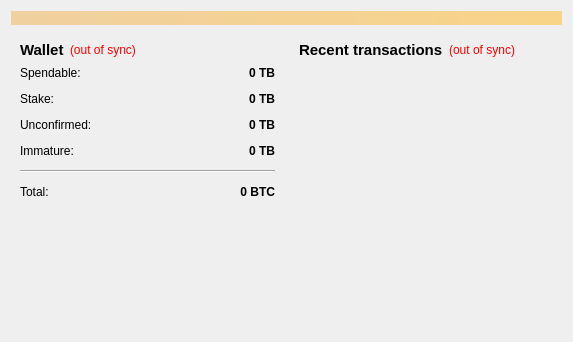
<?xml version="1.0" encoding="UTF-8"?>
<ui version="4.0">
 <class>OverviewPage</class>
 <widget class="QWidget" name="OverviewPage">
  <property name="geometry">
   <rect>
    <x>0</x>
    <y>0</y>
    <width>573</width>
    <height>342</height>
   </rect>
  </property>
  <property name="windowTitle">
   <string>Form</string>
  </property>
  <layout class="QVBoxLayout" name="topLayout">
   <item>
    <widget class="QLabel" name="labelAlerts">
     <property name="visible">
      <bool>false</bool>
     </property>
     <property name="styleSheet">
      <string notr="true">background-color: qlineargradient(x1: 0, y1: 0, x2: 1, y2: 0, stop:0 #F0D0A0, stop:1 #F8D488);  color:#000000
</string>
     </property>
     <property name="wordWrap">
      <bool>true</bool>
     </property>
     <property name="margin">
      <number>3</number>
     </property>
    </widget>
   </item>
   <item>
    <layout class="QHBoxLayout" name="horizontalLayout" stretch="1,1">
     <item>
      <layout class="QVBoxLayout" name="verticalLayout_2">
       <item>
        <widget class="QWidget" name="widget" native="true">
         <layout class="QVBoxLayout" name="verticalLayout_4">
          <item>
           <layout class="QHBoxLayout" name="horizontalLayout_4">
            <item>
             <widget class="QLabel" name="label_5">
              <property name="font">
               <font>
                <pointsize>11</pointsize>
                <weight>75</weight>
                <bold>true</bold>
               </font>
              </property>
              <property name="text">
               <string>Wallet</string>
              </property>
             </widget>
            </item>
            <item>
             <widget class="QLabel" name="labelWalletStatus">
              <property name="toolTip">
               <string>The displayed information may be out of date. Your wallet automatically synchronizes with the TeleBET network after a connection is established, but this process has not completed yet.</string>
              </property>
              <property name="styleSheet">
               <string notr="true">QLabel { color: red; }</string>
              </property>
              <property name="text">
               <string notr="true">(out of sync)</string>
              </property>
              <property name="alignment">
               <set>Qt::AlignLeading|Qt::AlignLeft|Qt::AlignVCenter</set>
              </property>
             </widget>
            </item>
            <item>
             <spacer name="horizontalSpacer_2">
              <property name="orientation">
               <enum>Qt::Horizontal</enum>
              </property>
              <property name="sizeHint" stdset="0">
               <size>
                <width>40</width>
                <height>20</height>
               </size>
              </property>
             </spacer>
            </item>
           </layout>
          </item>
          <item>
           <layout class="QFormLayout" name="formLayout_2">
            <property name="fieldGrowthPolicy">
             <enum>QFormLayout::AllNonFixedFieldsGrow</enum>
            </property>
            <property name="horizontalSpacing">
             <number>12</number>
            </property>
            <property name="verticalSpacing">
             <number>12</number>
            </property>
            <item row="0" column="0">
             <widget class="QLabel" name="label">
              <property name="text">
               <string>Spendable:</string>
              </property>
             </widget>
            </item>
            <item row="0" column="1">
             <widget class="QLabel" name="labelBalance">
              <property name="font">
               <font>
                <weight>75</weight>
                <bold>true</bold>
               </font>
              </property>
              <property name="cursor">
               <cursorShape>IBeamCursor</cursorShape>
              </property>
              <property name="toolTip">
               <string>Your current spendable balance</string>
              </property>
              <property name="text">
               <string notr="true">0 TB</string>
              </property>
              <property name="alignment">
               <set>Qt::AlignRight|Qt::AlignTrailing|Qt::AlignVCenter</set>
              </property>
              <property name="textInteractionFlags">
               <set>Qt::LinksAccessibleByMouse|Qt::TextSelectableByKeyboard|Qt::TextSelectableByMouse</set>
              </property>
             </widget>
            </item>
            <item row="1" column="0">
             <widget class="QLabel" name="label_6">
              <property name="text">
               <string>Stake:</string>
              </property>
             </widget>
            </item>
            <item row="1" column="1">
             <widget class="QLabel" name="labelStake">
              <property name="font">
               <font>
                <weight>75</weight>
                <bold>true</bold>
               </font>
              </property>
              <property name="cursor">
               <cursorShape>IBeamCursor</cursorShape>
              </property>
              <property name="toolTip">
               <string>Total of coins that was staked, and do not yet count toward the current balance</string>
              </property>
              <property name="text">
               <string notr="true">0 TB</string>
              </property>
              <property name="alignment">
               <set>Qt::AlignRight|Qt::AlignTrailing|Qt::AlignVCenter</set>
              </property>
              <property name="textInteractionFlags">
               <set>Qt::LinksAccessibleByMouse|Qt::TextSelectableByKeyboard|Qt::TextSelectableByMouse</set>
              </property>
             </widget>
            </item>
            <item row="2" column="0">
             <widget class="QLabel" name="label_3">
              <property name="text">
               <string>Unconfirmed:</string>
              </property>
             </widget>
            </item>
            <item row="2" column="1">
             <widget class="QLabel" name="labelUnconfirmed">
              <property name="font">
               <font>
                <weight>75</weight>
                <bold>true</bold>
               </font>
              </property>
              <property name="cursor">
               <cursorShape>IBeamCursor</cursorShape>
              </property>
              <property name="toolTip">
               <string>Total of transactions that have yet to be confirmed, and do not yet count toward the current balance</string>
              </property>
              <property name="text">
               <string notr="true">0 TB</string>
              </property>
              <property name="alignment">
               <set>Qt::AlignRight|Qt::AlignTrailing|Qt::AlignVCenter</set>
              </property>
              <property name="textInteractionFlags">
               <set>Qt::LinksAccessibleByMouse|Qt::TextSelectableByKeyboard|Qt::TextSelectableByMouse</set>
              </property>
             </widget>
            </item>
            <item row="3" column="0">
             <widget class="QLabel" name="labelImmatureText">
              <property name="text">
               <string>Immature:</string>
              </property>
             </widget>
            </item>
            <item row="3" column="1">
             <widget class="QLabel" name="labelImmature">
              <property name="font">
               <font>
                <weight>75</weight>
                <bold>true</bold>
               </font>
              </property>
              <property name="toolTip">
               <string>Mined balance that has not yet matured</string>
              </property>
              <property name="text">
               <string notr="true">0 TB</string>
              </property>
              <property name="alignment">
               <set>Qt::AlignRight|Qt::AlignTrailing|Qt::AlignVCenter</set>
              </property>
              <property name="textInteractionFlags">
               <set>Qt::LinksAccessibleByMouse|Qt::TextSelectableByKeyboard|Qt::TextSelectableByMouse</set>
              </property>
             </widget>
            </item>
            <item row="4" column="0" colspan="2">
             <widget class="Line" name="line">
              <property name="orientation">
               <enum>Qt::Horizontal</enum>
              </property>
             </widget>
            </item>
            <item row="5" column="0">
             <widget class="QLabel" name="labelTotalText">
              <property name="text">
               <string>Total:</string>
              </property>
             </widget>
            </item>
            <item row="5" column="1">
             <widget class="QLabel" name="labelTotal">
              <property name="font">
               <font>
                <weight>75</weight>
                <bold>true</bold>
               </font>
              </property>
              <property name="cursor">
               <cursorShape>IBeamCursor</cursorShape>
              </property>
              <property name="toolTip">
               <string>Your current total balance</string>
              </property>
              <property name="text">
               <string notr="true">0 BTC</string>
              </property>
              <property name="alignment">
               <set>Qt::AlignRight|Qt::AlignTrailing|Qt::AlignVCenter</set>
              </property>
              <property name="textInteractionFlags">
               <set>Qt::LinksAccessibleByMouse|Qt::TextSelectableByKeyboard|Qt::TextSelectableByMouse</set>
              </property>
             </widget>
            </item>
           </layout>
          </item>
         </layout>
        </widget>
       </item>
       <item>
        <spacer name="verticalSpacer">
         <property name="orientation">
          <enum>Qt::Vertical</enum>
         </property>
         <property name="sizeHint" stdset="0">
          <size>
           <width>20</width>
           <height>40</height>
          </size>
         </property>
        </spacer>
       </item>
      </layout>
     </item>
     <item>
      <layout class="QVBoxLayout" name="verticalLayout_3">
       <item>
        <widget class="QWidget" name="widget_2" native="true">
         <layout class="QVBoxLayout" name="verticalLayout">
          <item>
           <layout class="QHBoxLayout" name="horizontalLayout_2">
            <item>
             <widget class="QLabel" name="label_4">
              <property name="font">
               <font>
                <pointsize>11</pointsize>
                <weight>75</weight>
                <bold>true</bold>
               </font>
              </property>
              <property name="text">
               <string>&lt;b&gt;Recent transactions&lt;/b&gt;</string>
              </property>
             </widget>
            </item>
            <item>
             <widget class="QLabel" name="labelTransactionsStatus">
              <property name="toolTip">
               <string>The displayed information may be out of date. Your wallet automatically synchronizes with the TeleBET network after a connection is established, but this process has not completed yet.</string>
              </property>
              <property name="styleSheet">
               <string notr="true">QLabel { color: red; }</string>
              </property>
              <property name="text">
               <string notr="true">(out of sync)</string>
              </property>
              <property name="alignment">
               <set>Qt::AlignRight|Qt::AlignTrailing|Qt::AlignVCenter</set>
              </property>
             </widget>
            </item>
            <item>
             <spacer name="horizontalSpacer">
              <property name="orientation">
               <enum>Qt::Horizontal</enum>
              </property>
              <property name="sizeHint" stdset="0">
               <size>
                <width>40</width>
                <height>20</height>
               </size>
              </property>
             </spacer>
            </item>
           </layout>
          </item>
          <item>
           <widget class="QListView" name="listTransactions">
            <property name="styleSheet">
             <string notr="true">QListView { background: transparent; }</string>
            </property>
            <property name="frameShape">
             <enum>QFrame::NoFrame</enum>
            </property>
            <property name="verticalScrollBarPolicy">
             <enum>Qt::ScrollBarAlwaysOff</enum>
            </property>
            <property name="horizontalScrollBarPolicy">
             <enum>Qt::ScrollBarAlwaysOff</enum>
            </property>
            <property name="selectionMode">
             <enum>QAbstractItemView::NoSelection</enum>
            </property>
           </widget>
          </item>
         </layout>
        </widget>
       </item>
      </layout>
     </item>
    </layout>
   </item>
  </layout>
 </widget>
 <resources/>
 <connections/>
</ui>
